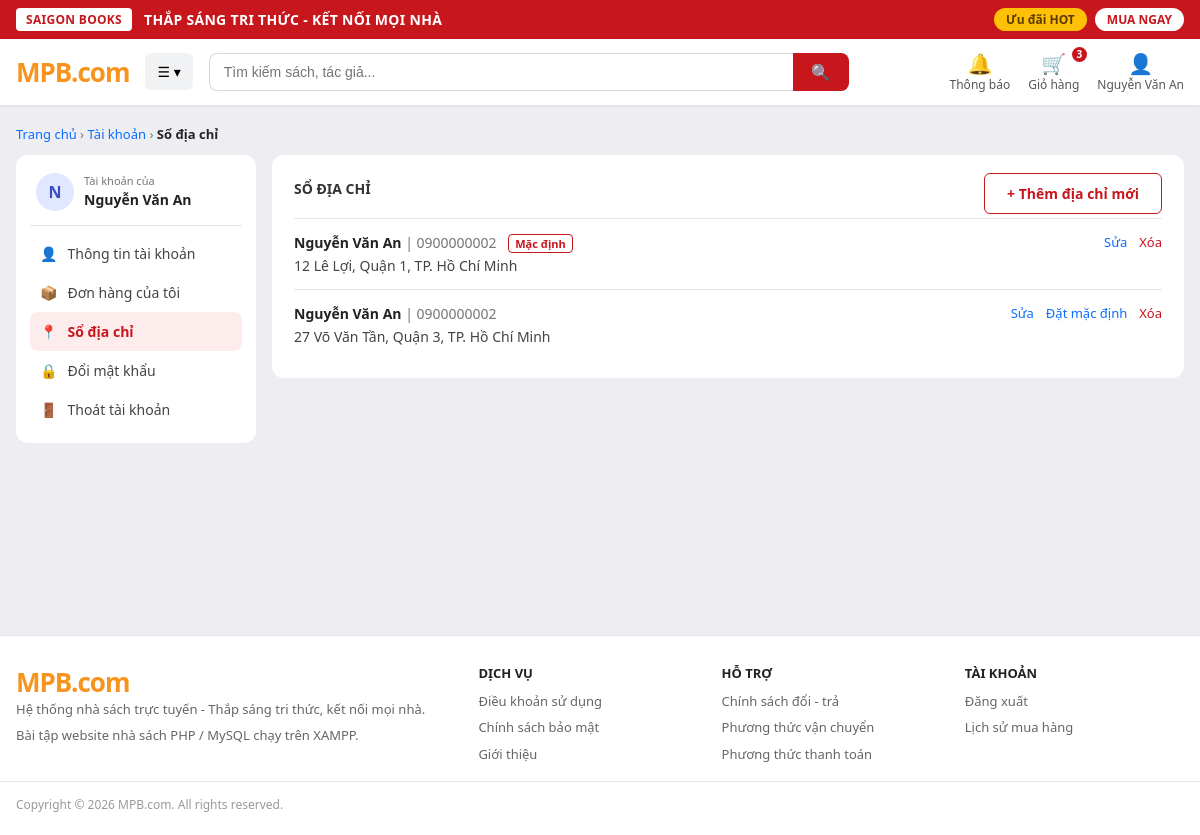
/addresses.php (signed in), run on the app's committed database.
### tables this page shows
CREATE TABLE users (
  id                 INT UNSIGNED AUTO_INCREMENT PRIMARY KEY,
  email              VARCHAR(150) NOT NULL,
  password_hash      VARCHAR(255) NOT NULL,
  full_name          VARCHAR(100) NOT NULL,
  phone              VARCHAR(20) NULL,
  role               ENUM('admin','user') NOT NULL DEFAULT 'user',
  status             ENUM('active','locked','deleted') NOT NULL DEFAULT 'active',
  email_verified_at  DATETIME NULL,
  failed_login_count TINYINT UNSIGNED NOT NULL DEFAULT 0,
  locked_until       DATETIME NULL,
  last_login_at      DATETIME NULL,
  created_at         DATETIME NOT NULL DEFAULT CURRENT_TIMESTAMP,
  updated_at         DATETIME NOT NULL DEFAULT CURRENT_TIMESTAMP ON UPDATE CURRENT_TIMESTAMP,
  UNIQUE KEY uq_users_email (email),
  CONSTRAINT chk_users_phone CHECK (phone IS NULL OR phone REGEXP '^[0-9+]{9,15}$')
);

CREATE TABLE addresses (
  id            INT UNSIGNED AUTO_INCREMENT PRIMARY KEY,
  user_id       INT UNSIGNED NOT NULL,
  receiver_name VARCHAR(100) NOT NULL,
  phone         VARCHAR(20) NOT NULL,
  province      VARCHAR(100) NOT NULL,
  district      VARCHAR(100) NOT NULL,
  ward          VARCHAR(100) NULL,
  address       VARCHAR(255) NOT NULL,
  is_default    TINYINT(1) NOT NULL DEFAULT 0,
  CONSTRAINT fk_addresses_user FOREIGN KEY (user_id)
    REFERENCES users(id) ON DELETE CASCADE,
  CONSTRAINT chk_addresses_phone CHECK (phone REGEXP '^[0-9+]{9,15}$')
);

### functions.php (called while the page is built, shortened)
<?php
require_once __DIR__ . '/db.php';
function e(?string $s): string
{
    return htmlspecialchars((string)$s, ENT_QUOTES, 'UTF-8');
}
function current_user(): ?array
{
    static $checked = false;
    if (!$checked) {
        $checked = true;
        if (!empty($_SESSION['user'])) {
            $st = db()->prepare('SELECT status, role, full_name FROM users WHERE id = ?');
            $st->execute([(int)$_SESSION['user']['id']]);
        }
    }
    return $_SESSION['user'] ?? null;
}
function require_login(): void
{
    if (!current_user()) {
        redirect('login.php');
    }
}

### db.php (called while the page is built, shortened)
<?php
function db(): PDO
{
    static $pdo = null;
    if ($pdo === null) {
        try {
            $pdo = new PDO(
                'mysql:host=' . DB_HOST . ';dbname=' . DB_NAME . ';charset=utf8mb4',
                DB_USER,
                DB_PASS,
                [
                    PDO::ATTR_ERRMODE            => PDO::ERRMODE_EXCEPTION,
                    PDO::ATTR_DEFAULT_FETCH_MODE => PDO::FETCH_ASSOC,
                    PDO::ATTR_EMULATE_PREPARES   => false,
                ]
            );
            $pdo->exec("SET time_zone = '+07:00'");
        } catch (PDOException $e) {
            http_response_code(500);
            die('Không kết nối được CSDL: ' . htmlspecialchars($e->getMessage()));
        }
    }
    return $pdo;
}

### addresses.php (the view, shortened to what this page needs)
<?php
require_once __DIR__ . '/functions.php';
require_login();
$user = current_user();
$pdo  = db();
$errors = [];
$st = $pdo->prepare('SELECT * FROM addresses WHERE user_id = ? ORDER BY is_default DESC, id');
$st->execute([$user['id']]);
$addresses = $st->fetchAll();
$showForm = $errors || isset($_GET['edit']) || isset($_GET['new']) || !$addresses;
$accActive = 'addresses';
require __DIR__ . '/header.php';
?>
<div class="breadcrumb"><a href="index.php">Trang chủ</a> › <a href="account.php">Tài khoản</a> › <strong>Sổ địa chỉ</strong></div>
<div class="acc-layout">
    <?php require __DIR__ . '/account_nav.php'; ?>
    <div class="acc-main">
        <div class="co-card">
            <div class="card-head">
                <h3>SỔ ĐỊA CHỈ</h3>
                <?php if (!$showForm): ?><a class="btn-outline" href="addresses.php?new=1">+ Thêm địa chỉ mới</a><?php endif; ?>
            </div>
            <?php if ($addresses): ?>
                <?php foreach ($addresses as $a): ?>
                    <div class="addr-item">
                        <div class="addr-body">
                            <strong><?= e($a['receiver_name']) ?></strong> <span class="muted">| <?= e($a['phone']) ?></span>
                            <?php if ($a['is_default']): ?><span class="tag-default">Mặc định</span><?php endif; ?>
                            <div><?= e(implode(', ', array_filter([$a['address'], $a['ward'], $a['district'], $a['province']]))) ?></div>
                        </div>
                        <div class="addr-actions">
                            <a href="addresses.php?edit=<?= (int)$a['id'] ?>">Sửa</a>
                            <?php if (!$a['is_default']): ?>
                                <form method="post" action="addresses.php">
                                    <button type="submit">Đặt mặc định</button>
                                </form>
                            <?php endif; ?>
                            <form method="post" action="addresses.php" onsubmit="return confirm('Xóa địa chỉ này?')">
                                <button type="submit" class="danger">Xóa</button>
                            </form>
                        </div>
                    </div>
                <?php endforeach; ?>
            <?php else: ?>
                <p class="muted">Bạn chưa có địa chỉ nào. Hãy thêm địa chỉ để đặt hàng nhanh hơn.</p>
            <?php endif; ?>
        </div>
    </div>
</div>
<?php require __DIR__ . '/footer.php'; ?>

### header.php (shortened to what this page needs)
<?php
require_once __DIR__ . '/functions.php';
$user      = current_user();
$searchQ   = trim($_GET['q'] ?? '');
$cartCount = 0;
if ($user) {
    $st = db()->prepare(
        'SELECT COALESCE(SUM(ci.quantity), 0)
         FROM carts c JOIN cart_items ci ON ci.cart_id = c.id
         WHERE c.user_id = ?'
    );
    $st->execute([$user['id']]);
    $cartCount = (int)$st->fetchColumn();
}
?>
<!DOCTYPE html>
<html lang="vi">
<head>
    <link rel="stylesheet" href="style.css">
    <link rel="stylesheet" href="pages.css">
    <link rel="stylesheet" href="cart.css">
    <link rel="stylesheet" href="account.css">
</head>
<body>
<div class="promo-bar">
    <div class="promo-inner">
        <div class="promo-left">
            <span class="promo-badge">SAIGON BOOKS</span>
            <span class="slogan">THẮP SÁNG TRI THỨC - KẾT NỐI MỌI NHÀ</span>
        </div>
        <div class="promo-right">
            <a class="pill pill-yellow" href="search.php?sort=best">Ưu đãi HOT</a>
            <a class="pill pill-white" href="search.php?sort=new">MUA NGAY</a>
        </div>
    </div>
</div>
<header class="site-header">
    <div class="header-inner">
        <a class="logo" href="index.php">MPB<span>.com</span></a>
        <div class="dropdown">
            <button type="button" class="dropdown-toggle">☰ ▾</button>
        </div>
        <form class="search-box" method="get" action="search.php">
            <input type="text" name="q" placeholder="Tìm kiếm sách, tác giả..." value="<?= e($searchQ) ?>">
            <button type="submit" aria-label="Tìm kiếm">🔍</button>
        </form>
        <div class="header-actions">
            <a class="h-item" href="#" title="Chưa có thông báo">
                <span class="ico">🔔</span>Thông báo
            </a>
            <a class="h-item" href="cart.php">
                <span class="ico">🛒</span>Giỏ hàng
                <?php if ($cartCount > 0): ?><span class="badge"><?= $cartCount ?></span><?php endif; ?>
            </a>
            <div class="dropdown">
                <a class="h-item" href="<?= $user ? 'account.php' : 'login.php' ?>">
                    <span class="ico">👤</span><?= $user ? e(mb_strimwidth($user['full_name'], 0, 14, '…')) : 'Tài khoản' ?>
                </a>
            </div>
        </div>
    </div>
</header>
<main class="container">

### account_nav.php
<?php
$accUser  = current_user();
$accItems = [
    'account'   => ['account.php',   '👤', 'Thông tin tài khoản'],
    'orders'    => ['orders.php',    '📦', 'Đơn hàng của tôi'],
    'addresses' => ['addresses.php', '📍', 'Sổ địa chỉ'],
    'password'  => ['password.php',  '🔒', 'Đổi mật khẩu'],
];
?>
<aside class="acc-nav">
    <div class="acc-user">
        <span class="avatar"><?= e(mb_strtoupper(mb_substr($accUser['full_name'], 0, 1))) ?></span>
        <div><small>Tài khoản của</small><strong><?= e($accUser['full_name']) ?></strong></div>
    </div>
    <?php foreach ($accItems as $key => [$href, $ico, $label]): ?>
        <a href="<?= e($href) ?>" class="<?= ($accActive ?? '') === $key ? 'on' : '' ?>"><span><?= $ico ?></span> <?= e($label) ?></a>
    <?php endforeach; ?>
    <a href="logout.php"><span>🚪</span> Thoát tài khoản</a>
</aside>

### style.css (style rules this page uses)
:root { --red: #c8161d; --red-dark: #a50f15; --orange: #f7941d; --bg: #eeeef2; --text: #222; --muted: #777; --line: #e3e5e8; }
* { box-sizing: border-box; }
body { margin: 0; font-family: "Segoe UI", Roboto, Arial, sans-serif; background: var(--bg); color: var(--text); }
a { color: inherit; text-decoration: none; }
button { font-family: inherit; }
.promo-bar { background: var(--red); color: #fff; }
.promo-inner { max-width: 1200px; margin: 0 auto; padding: 8px 16px; display: flex; align-items: center; justify-content: space-between; gap: 12px; font-size: 14px; }
.promo-left { display: flex; align-items: center; gap: 12px; font-weight: 600; letter-spacing: .3px; }
.promo-badge { background: #fff; color: var(--red); padding: 3px 10px; border-radius: 4px; font-size: 12px; font-weight: 700; white-space: nowrap; }
.promo-right { display: flex; gap: 8px; }
.pill { padding: 3px 12px; border-radius: 999px; font-size: 12px; font-weight: 700; white-space: nowrap; }
.pill-yellow { background: #ffc107; color: #5a3b00; }
.pill-white { background: #fff; color: var(--red); }
.site-header { background: #fff; box-shadow: 0 1px 3px rgba(0,0,0,.08); position: sticky; top: 0; z-index: 50; }
.header-inner { max-width: 1200px; margin: 0 auto; padding: 12px 16px; display: flex; align-items: center; gap: 16px; }
.logo { font-size: 26px; font-weight: 800; color: var(--orange); letter-spacing: -1px; }
.logo span { color: var(--orange); }
.dropdown { position: relative; }
.dropdown-toggle { background: #f1f2f4; border: 0; border-radius: 6px; padding: 9px 12px; cursor: pointer; font-size: 14px; }
.search-box { flex: 1; display: flex; max-width: 640px; }
.search-box input { flex: 1; padding: 10px 14px; border: 1px solid #d5d8dc; border-right: 0; border-radius: 8px 0 0 8px; font-size: 14px; outline: none; }
.search-box button { background: var(--red); color: #fff; border: 0; padding: 0 18px; border-radius: 0 8px 8px 0; cursor: pointer; font-size: 16px; }
.header-actions { margin-left: auto; display: flex; align-items: center; gap: 18px; }
.h-item { display: flex; flex-direction: column; align-items: center; font-size: 12px; color: #555; position: relative; cursor: pointer; line-height: 1.3; }
.h-item .ico { font-size: 20px; }
.badge { position: absolute; top: -4px; right: -8px; background: var(--red); color: #fff; border-radius: 999px; font-size: 10px; padding: 1px 5px; font-weight: 700; }
.container { max-width: 1200px; margin: 20px auto; padding: 0 16px; min-height: 60vh; }
.muted { color: var(--muted); font-size: 14px; }

### pages.css (style rules this page uses)
.breadcrumb { font-size: 13px; color: var(--muted); margin-bottom: 12px; }
.breadcrumb a { color: #0b6efd; }
.breadcrumb strong { color: var(--text); font-weight: 600; }
.btn-outline { display: inline-block; background: #fff; color: var(--red); border: 1.5px solid var(--red); border-radius: 6px; padding: 10px 22px; font-weight: 700; font-size: 14px; cursor: pointer; }

### cart.css (style rules this page uses)
.co-card { background: #fff; border-radius: 12px; padding: 18px 22px; margin-bottom: 14px; }
.co-card h3 { margin: 0 0 14px; font-size: 14px; color: #333; }

### data on the page
users: full_name "Nguyễn Văn An", full_name "N"
addresses: receiver_name "Nguyễn Văn An", phone "0900000002", is_default "Mặc định", address+ward+district "12 Lê Lợi, Quận 1, TP. Hồ Chí Minh"
addresses: receiver_name "Nguyễn Văn An", phone "0900000002", address+ward+district "27 Võ Văn Tần, Quận 3, TP. Hồ Chí Minh"

### other printed values
$cartCount "3"
$ico "👤"
$label "Thông tin tài khoản"
$ico "📦"
$label "Đơn hàng của tôi"
$ico "📍"
$label "Sổ địa chỉ"
$ico "🔒"
$label "Đổi mật khẩu"
